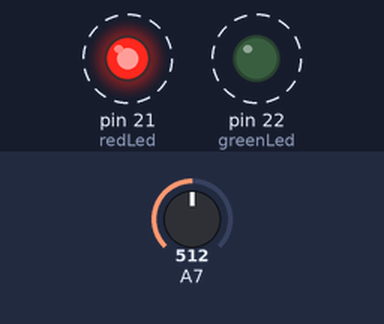
Simulated run of this sketch. Board: Arduino Mega 2560, built with avr-gcc and run on an emulated ATmega2560. Parts: output pins drawn as LEDs (lit = HIGH). Dashed ring = blinking. The test bench sets the inputs (shaded band); at power-on: A7 = 512. What the sketch prints to the serial monitor is not drawn.

Above: at 0.1 s.
Timing chart, 0 to 3.0 s (numbered marks = the images above):
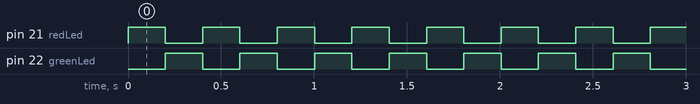

Measured:
- by itself, pin 21 (redLed), pin 22 (greenLed): alternates HIGH for 0.20 s and LOW for 0.20 s

The sketch:

teensy.ino
```cpp
// Connection

// GMD: 1. od X
// VCC: 8. od X

int redLed = 21; // 4. od X
int greenLed = 22; // 6. od X

int sensor = 23; // 7. od X

// Setup

void setup() {
	pinMode(redLed, OUTPUT);
	pinMode(greenLed, OUTPUT);

	pinMode(sensor, INPUT);

	Serial.begin(115200);
}

// For storing analog value
float read;

// Red - read -red - green - read - green loop
void loop() {
	// Sync

	Serial.println("");

	// red : off ; green : on

	digitalWrite(redLed, HIGH);
	digitalWrite(greenLed, LOW);
	delay(100);

	// measure green
	read = analogRead(sensor);

	// send green over serial
	Serial.println(read);

	delay(100);

	// red: on ; green: off
	digitalWrite(redLed, LOW);
	digitalWrite(greenLed, HIGH);
	delay(100);

	// measure red
	read = analogRead(sensor);

	// send red
	Serial.println(read);

	delay(100);
}
```
